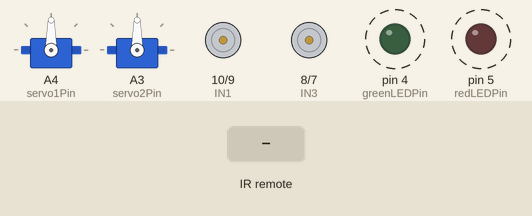
Bench run of a sketch on a simulated Arduino Uno, built with avr-gcc and run on an emulated ATmega328P. Parts: 2 × servo, motor-driver pin pairs drawn as motors (green arrow = first pin HIGH = forward, orange = second pin HIGH = backward, longer = more drive, scaled by the enable pin), output pins drawn as LEDs (lit = HIGH). Dashed ring = blinking. Inputs (shaded band) come from the test bench.

Above: at 4.8 s.
4.9 s: infrared code 0xC00020 received
At 6.4 s:
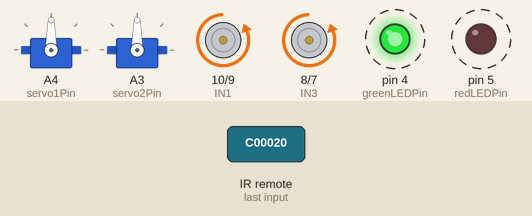
8.5 s: infrared code 0xC00021 received
At 10.4 s:
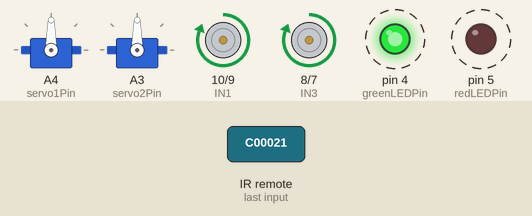
12.5 s: infrared code 0xC0003C received
At 14.4 s:
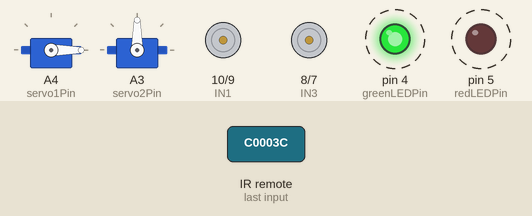
16.5 s: infrared code 0xC000CB received
At 18.4 s:
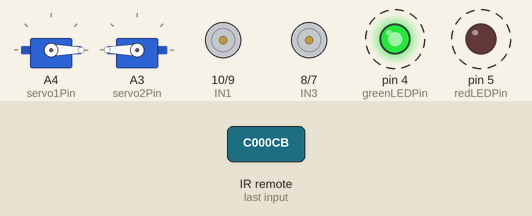
20.5 s: infrared code 0xC00020 received
At 22.4 s:
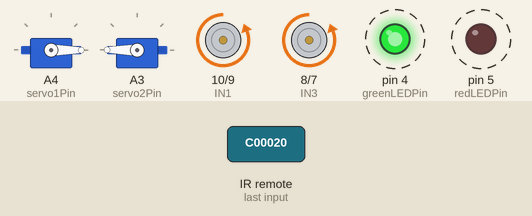
24.5 s: infrared code 0xC00021 received
At 26.4 s:
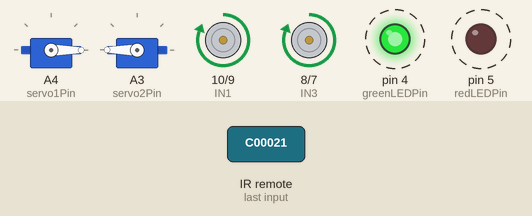
Timing chart, 0 to 29.5 s (numbered marks = the images above; inputs shaded):
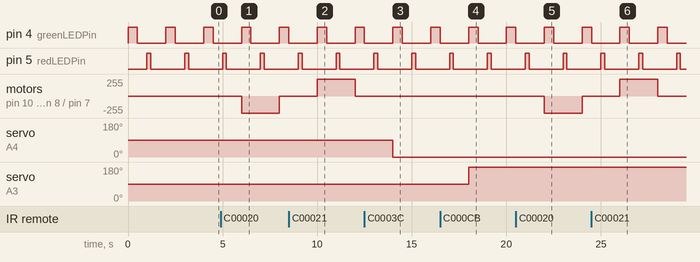

Measured:
- after the input at 4.9 s, motor on pin 10 (IN1) / pin 9 (IN2), motor on pin 8 (IN3) / pin 7 (IN4): stopped → backward 255/255 after 1.1 s, → stopped 2.0 s later
- after the input at 8.5 s, motor on pin 10 (IN1) / pin 9 (IN2), motor on pin 8 (IN3) / pin 7 (IN4): stopped → forward 255/255 after 1.5 s, → stopped 2.0 s later
- after the input at 12.5 s, servo on A4 (servo1Pin): 90° → 0° after 1.5 s
- after the input at 16.5 s, servo on A3 (servo2Pin): 90° → 180° after 1.5 s
- after the input at 20.5 s, motor on pin 10 (IN1) / pin 9 (IN2), motor on pin 8 (IN3) / pin 7 (IN4): stopped → backward 255/255 after 1.5 s, → stopped 2.0 s later
- after the input at 24.5 s, motor on pin 10 (IN1) / pin 9 (IN2), motor on pin 8 (IN3) / pin 7 (IN4): stopped → forward 255/255 after 1.5 s, → stopped 2.0 s later
- by itself, pin 4 (greenLEDPin): alternates HIGH for 0.50 s and LOW for 1.5 s
- by itself, pin 5 (redLEDPin): alternates HIGH for 0.20 s and LOW for 1.8 s

The sketch:

baby_vikram.ino
```cpp
#include <IRremote.h>
#include <Servo.h>

int receiverPin = A5; // IR receiver connected to pin A5
int servo1Pin = A4;   // Servo 1 control pin
int servo2Pin = A3;   // Servo 2 control pin

int const redLEDPin = 5;
int const greenLEDPin = 4;

int ENA = 11;         // Enable for Motor 1
int IN1 = 10;         // Motor 1 Input 1
int IN2 = 9;         // Motor 1 Input 2
int IN3 = 8;        // Motor 2 Input 1
int IN4 = 7;        // Motor 2 Input 2
int ENB = 6;         // Enable for Motor 2

IRrecv irrecv(receiverPin);
decode_results results;

unsigned long previousMillis = 0;
const unsigned long motorDuration = 500; // Half a second (500 milliseconds)

Servo servo1; // Create a servo object for servo 1
Servo servo2; // Create a servo object for servo 2

int servo1Position = 0; // Starting position for servo 1 (90 degrees)
int servo2Position = 0; // Starting position for servo 2 (90 degrees)
int deployPosition = 0;  // Deployed position (0 degrees)
int contractPosition = 90; // Contracted position (90 degrees)

bool isMoving = false; // To track if the servo is currently in motion

bool servo1Active = false; // Track the active state of servo 1
bool servo2Active = false; // Track the active state of servo 2

void setup() {
  Serial.begin(9600);
  servo1.attach(servo1Pin); // Attach servo 1 to the specified pin
  servo2.attach(servo2Pin); // Attach servo 2 to the specified pin

  pinMode(redLEDPin, OUTPUT);
  pinMode(greenLEDPin, OUTPUT);

  pinMode(ENA, OUTPUT);
  pinMode(IN1, OUTPUT);
  pinMode(IN2, OUTPUT);
  pinMode(IN3, OUTPUT);
  pinMode(IN4, OUTPUT);
  pinMode(ENB, OUTPUT);

  // Start the IR receiver
  irrecv.enableIRIn();
}

void loop() {
  greenLED();
  redLED();
  if (irrecv.decode(&results)) {
    switch (results.value) {
      case 0xC00020: // Button 1 on remote (customize for your remote)
        moveForward();
        break;
      case 0xC00021: // Button 2 on remote
        moveBackward();
        break;
      case 0xC0003C: // Button 3 on remote (Toggle servo 1)
        toggleServo1();
        break;
      case 0xC000CB: // Button 4 on remote (Toggle servo 2)
        toggleServo2();
        break;
    }
    irrecv.resume(); // Receive the next value
  }
  if (isMoving) {
    unsigned long currentMillis = millis();
    if (currentMillis - previousMillis >= motorDuration) {
      // Stop the motors and servo after half a second
      stopMotors();
    }
  }
}

void toggleServo1() {
  if (servo1Active) {
    servo1Position = 90;
    servo1Active = false;
  } else {
    servo1Position = 0;
    servo1Active = true;
  }
  servo1.write(servo1Position);
}

void toggleServo2() {
  if (servo2Active) {
    servo2Position = 0;
    servo2Active = false;
  } else {
    servo2Position = 180;
    servo2Active = true;
  }
  servo2.write(servo2Position);
}

void moveForward() {
  digitalWrite(ENA, HIGH);
  digitalWrite(ENB, HIGH);
  digitalWrite(IN1, LOW);
  digitalWrite(IN2, HIGH);
  digitalWrite(IN3, LOW);
  digitalWrite(IN4, HIGH);
  previousMillis = millis(); // Reset the timer
  isMoving = true;
}

void stopMotors() {
  digitalWrite(ENA, LOW);
  digitalWrite(ENB, LOW);
  digitalWrite(IN1, LOW);
  digitalWrite(IN2, LOW);
  digitalWrite(IN3, LOW);
  digitalWrite(IN4, LOW);
}

void moveBackward() {
  digitalWrite(ENA, HIGH);
  digitalWrite(ENB, HIGH);
  digitalWrite(IN1, HIGH);
  digitalWrite(IN2, LOW);
  digitalWrite(IN3, HIGH);
  digitalWrite(IN4, LOW);
  previousMillis = millis(); // Reset the timer
  isMoving = true;
}

void redLED(){
  digitalWrite(redLEDPin, HIGH);
  delay(200);
  digitalWrite(redLEDPin, LOW);
  delay(800);
}

void greenLED(){
  digitalWrite(greenLEDPin, HIGH);
  delay(500);
  digitalWrite(greenLEDPin, LOW);
  delay(500);
}
```
